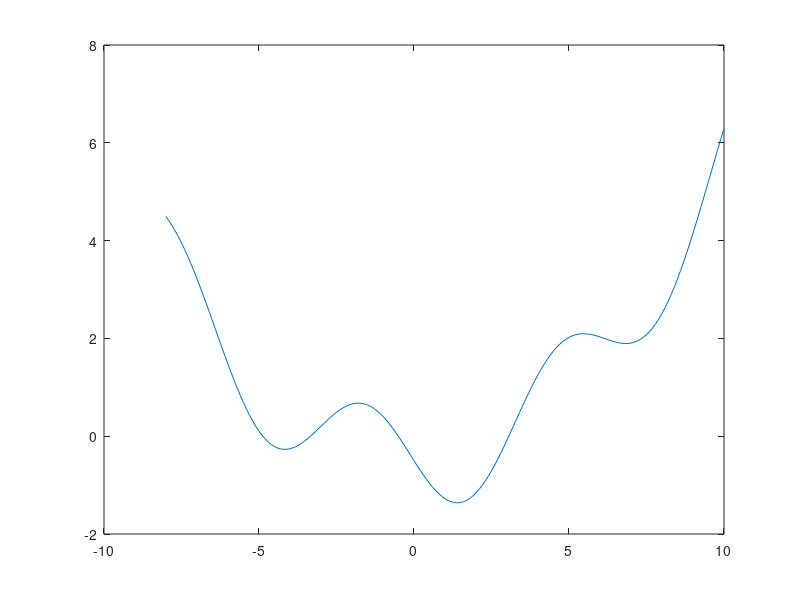

MATLAB code for this plot: (Note: this script raises an error after producing the figure.)
clear, clc
% graph
x=-8:0.1:10; 
y= (x/4).^2-sin(x)-0.5;
plot(x,y)
% function -f for determining the local maximums g=@(x) -fct(x);
% determining the extreme points and the local minimums and maximums
[xmin1,fmin1]=fminbnd(y,-6,-3);
fprintf('minimum point: %g, minimum: %g\n',xmin1,fmin1)
[xmax1,fmax1]=fminbnd(g,-3,-1);
fprintf('maximum point: %g, maximum: %g\n',xmax1,-fmax1)
[xmin2,fmin2]=fminbnd(y,0,3);
fprintf('minimum point: %g, minimum: %g\n',xmin2,fmin2)
[xmax2,fmax2]=fminbnd(g,4,6);
fprintf('maximum point: %g, maximum: %g\n',xmax2,-fmax2)
[xmin3,fmin3]=fminbnd(y,6,8);
fprintf('minimum point: %g, minimum: %g\n',xmin3,fmin3)